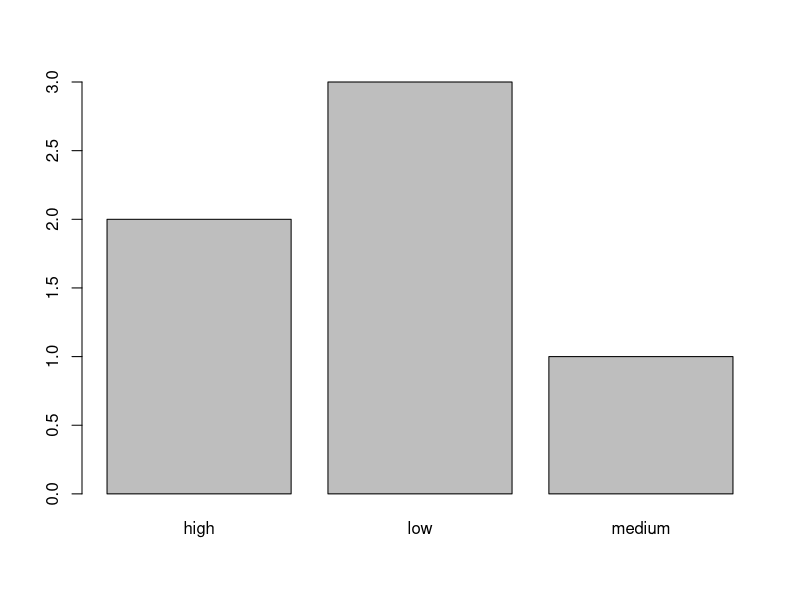
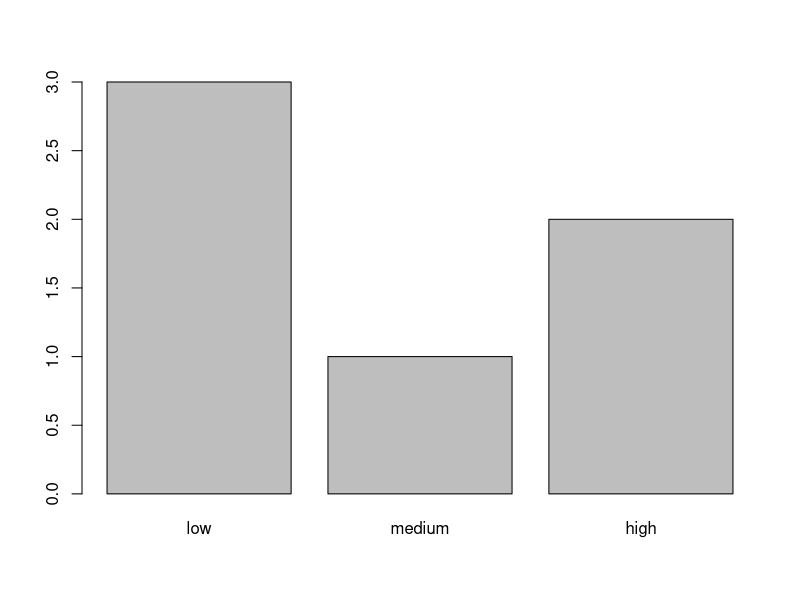

The R source for these figures, in order: (Note: this script raises an error after producing the figures.)
# This script assumes you have downloaded the 'bootcamp' repository
# https://github.com/mfredata/bootcamp

# Step 1: Make sure you open the bootcamp.Rproj first
# Step 2: Open this script

# Data object types
numeric_var <- 1
character_var <- "one"
factor_var <- factor(1, labels = 'one')
logical_var <- TRUE

class(numeric_var)
class(character_var)
class(factor_var)
class(logical_var)

typeof(numeric_var)
typeof(character_var)
typeof(factor_var)
typeof(logical_var)

str(numeric_var)
str(character_var)
str(factor_var)
str(logical_var)

# convert numeric to character
convert <- as.character(numeric_var)
class(convert)

convert_back <- as.numeric(convert)
class(convert_back)

# vectors
countries <- c("Canada", "Kenya", "United states")
countries
emissions <- c(53700, 14300, 5250000)
emissions

# add China to the countries vector
countries <- c(countries, "China")
countries

# use length() to inspect # of elements in a vector
length(countries)

# use class() to inspect type of elements in a vector
class(countries)

# use str() to inspect the structure of an object and its elements
str(countries)

# mixing different data  types
trythis <- c(1, 2, 3, "a")
class(trythis)

trythis <- c("a", 1, TRUE, "b")
class(trythis)

# converting vectors
emissions <- as.character(emissions)
class(emissions)
emissions <- as.numeric(emissions)
class(emissions)

# subsetting vectors
emissions[1]
emissions[c(1,3)]
emissions[c(2:3)]

# conditional subsetting
emissions[emissions > 100000]
emissions[emissions > 0 & emissions < 55000]

# value matching
emissions %in% c("Canada")
countries %in% c("Canada", "United States")
emissions %in% c(14300, 50000)

# factors
regions <- factor(c("Americas", "Americas", "Europe", "Africa", "Europe"))
levels(regions)
nlevels(regions)

responses <- factor(c("low", "low", "high", "medium", "high", "low"))
responses # current order: high, low medium
plot(responses)

# specify order of levels
responses <- factor(responses, levels = c("low", "medium", "high"))
responses # after reordering
plot(responses)

# recode "medium" to "not sure"
levels(responses)[2] <- "not sure"
responses

# Dates
dates_ymd1 <- c("2021/08/01", "2021/08/02", "2021/08/03")
dates_ymd2 <- c("21/08/01", "21/08/02", "21/08/03")
dates_mdy1 <- c("08/01/2021", "08/02/2021", "08/03/2021")
dates_mdy2 <- c("Aug 1, 2021", "Aug 2, 2021", "Aug 3, 2021")
dates_mdy3 <- c("August 1, 2021", "August 2, 2021", "August 3, 2021")
class(dates_ymd1)
class(dates_ymd2)
class(dates_mdy1)
class(dates_mdy2)
class(dates_mdy3)

# convert dates from character to dates
#big Y for YYYY (2021); "/" because that is the  separator used
convert_dates_ymd1 <- as.Date(dates_ymd1, format = "%Y/%m/%d") 

#small y for YY (21 instead of 2021); "/" because that is the separator used
convert_dates_ymd2 <- as.Date(dates_ymd2, format = "%y/%m/%d") 

#diff format because month first; "/" because that is the separator used
convert_dates_mdy1 <- as.Date(dates_mdy1, format = "%m/%d/%Y")

#small b for abbreviated month (Aug instead of August)
#notice the format - matched with the input above Aug 1, 2021 (b d, Y)
convert_dates_mdy2 <- as.Date(dates_mdy2, format = "%b %d, %Y") 

#capital B for month that is fully spelled out (August instead of Aug)
#notice the format - matched with the input above August 1, 2021 (B d, Y)
convert_dates_mdy3 <- as.Date(dates_mdy3, format = "%B %d, %Y")

convert_dates_ymd1
convert_dates_ymd2
convert_dates_mdy1
convert_dates_mdy2
convert_dates_mdy3

class(convert_dates_ymd1)
class(convert_dates_ymd2)
class(convert_dates_mdy1)
class(convert_dates_mdy2)
class(convert_dates_mdy3)

# dates without a day - January 2021, February 2021, March 2021
dates_noday <- c("01/2021", "02/2021", "03/2021")

# if you use as.Date(), you need to add a day
# use the paste() function to concatenate/append a string
# can use 1 as an arbitrary day
# then convert to date using as.Date()
paste_dates_noday <- paste("01", dates_noday, sep = "/")
paste_dates_noday
convert_dates_noday <- as.Date(paste_dates_noday, format = "%d/%m/%Y")
convert_dates_noday

# can do the above in one step
convert_dates_noday <- as.Date(paste("01", dates_noday, sep = "/"), format = "%d/%m/%Y")
convert_dates_noday

# can also use {lubridate}'s different functions to work with dates
dates_ymd1 <- c("2021/08/01", "2021/08/02", "2021/08/03")
dates_ymd2 <- c("21/08/01", "21/08/02", "21/08/03")
dates_mdy1 <- c("08/01/2021", "08/02/2021", "08/03/2021")
dates_mdy2 <- c("Aug 1, 2021", "Aug 2, 2021", "Aug 3, 2021")
dates_mdy3 <- c("August 1, 2021", "August 2, 2021", "August 3, 2021")

lubridate_convert_dates_ymd1a <- as_date(dates_ymd1)
lubridate_convert_dates_ymd1b <- ymd(dates_ymd1)
lubridate_convert_dates_ymd2 <- ymd(dates_ymd2)

# as_date() only works with ymd format
lubridate_convert_dates_mdy1b <- mdy(dates_mdy1)
lubridate_convert_dates_mdy2 <- mdy(dates_mdy2)
lubridate_convert_dates_mdy3 <- mdy(dates_mdy3)

lubridate_convert_dates_ymd1
lubridate_convert_dates_ymd2
lubridate_convert_dates_mdy1
lubridate_convert_dates_mdy2
lubridate_convert_dates_mdy3

# use parse_date_time() when no day is provided; no need to use paste()
dates_noday <- c("01/2021", "02/2021", "03/2021")
convert_with_lubridate <- parse_date_time(dates_noday, orders = "m/Y")

# use seq() function to create a sequence of dates
dates_seq <- seq(as_date("2021/08/01"), length = 5, by = "days")
dates_seq

# Matrices
k <- matrix(nrow = 3, ncol = 2)
k
class(k)
dim(k)

# create a 2x3 matrix with values from 1 to 6
I <- matrix(1:6, nrow = 2, ncol = 3)
I

# create matrix using existing vectors
countries <- c("Canada", "Kenya", "United states")
emissions <- c(53700, 14300, 5250000)
m <- matrix(c(countries, emissions), nrow = 3)
m

# using cbind() to create a matrix
matrix <- cbind(countries, emissions)
matrix

# use colnames() and rownames() to rename columns and rows, respectively
colnames(matrix)[2] <- "emissions_new"
rownames(matrix) <- c("c1", "c2", "c3")
matrix

# subset matrices
# extract the first element of the second column
matrix[1,2]
# extract first row
matrix[1,]
# extract first column
matrix[,1]
matrix["c2",]

# Lists
first_list <- list(a = 1:5, b = 6:10, c = c("food", "resource", "economics")) 
first_list

# output is a list
first_list["a"]

# output is integer
first_list[['a']]

# output is character
first_list$c

# Data frames (df for short)
first_df <- data.frame(countries = c("Canada", "Kenya", "United States"), emissions = c(53700, 14300, 5250000))
first_df
class(first_df)

# convert matrix we created earlier to df
matrix_df <- as.data.frame(matrix)
matrix_df
class(matrix_df)

# common functions to inspect dfs

# dimension
dim(first_df)
# structure
str(first_df)
# first 5 rows
head(first_df)
# column names
names(first_df)

# use brackets or $ to extract elements of a df
first_df["countries"]
class(first_df["countries"])

first_df[["countries"]]
class(first_df[["countries"]])

first_df$countries
class(first_df$countries)
